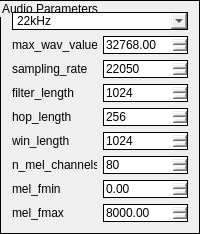
           <widget class="QGroupBox" name="AudioParametersVariable">
            <property name="minimumSize">
             <size>
              <width>200</width>
              <height>0</height>
             </size>
            </property>
            <property name="styleSheet">
             <string notr="true">border: 1px solid black;</string>
            </property>
            <property name="title">
             <string>Audio Parameters</string>
            </property>
            <layout class="QGridLayout" name="gridLayout_4">
             <item row="3" column="0">
              <layout class="QHBoxLayout" name="horizontalLayout_9">
               <item>
                <widget class="QLabel" name="label_8">
                 <property name="minimumSize">
                  <size>
                   <width>85</width>
                   <height>0</height>
                  </size>
                 </property>
                 <property name="maximumSize">
                  <size>
                   <width>85</width>
                   <height>16777215</height>
                  </size>
                 </property>
                 <property name="styleSheet">
                  <string notr="true">border: 0;</string>
                 </property>
                 <property name="text">
                  <string>filter_length</string>
                 </property>
                </widget>
               </item>
               <item>
                <widget class="QSpinBox" name="filter_length">
                 <property name="minimum">
                  <number>743</number>
                 </property>
                 <property name="maximum">
                  <number>1111111111</number>
                 </property>
                 <property name="value">
                  <number>1024</number>
                 </property>
                </widget>
               </item>
              </layout>
             </item>
             <item row="2" column="0">
              <layout class="QHBoxLayout" name="horizontalLayout_8">
               <item>
                <widget class="QLabel" name="label_7">
                 <property name="minimumSize">
                  <size>
                   <width>85</width>
                   <height>0</height>
                  </size>
                 </property>
                 <property name="maximumSize">
                  <size>
                   <width>85</width>
                   <height>16777215</height>
                  </size>
                 </property>
                 <property name="styleSheet">
                  <string notr="true">border: 0;</string>
                 </property>
                 <property name="text">
                  <string>sampling_rate</string>
                 </property>
                </widget>
               </item>
               <item>
                <widget class="QSpinBox" name="sampling_rate">
                 <property name="minimum">
                  <number>16000</number>
                 </property>
                 <property name="maximum">
                  <number>48000</number>
                 </property>
                 <property name="singleStep">
                  <number>50</number>
                 </property>
                 <property name="value">
                  <number>22050</number>
                 </property>
                </widget>
               </item>
              </layout>
             </item>
             <item row="4" column="0">
              <layout class="QHBoxLayout" name="horizontalLayout_10">
               <item>
                <widget class="QLabel" name="label_9">
                 <property name="minimumSize">
                  <size>
                   <width>85</width>
                   <height>0</height>
                  </size>
                 </property>
                 <property name="maximumSize">
                  <size>
                   <width>85</width>
                   <height>16777215</height>
                  </size>
                 </property>
                 <property name="styleSheet">
                  <string notr="true">border: 0;</string>
                 </property>
                 <property name="text">
                  <string>hop_length</string>
                 </property>
                </widget>
               </item>
               <item>
                <widget class="QSpinBox" name="hop_length">
                 <property name="minimum">
                  <number>186</number>
                 </property>
                 <property name="maximum">
                  <number>256</number>
                 </property>
                 <property name="value">
                  <number>256</number>
                 </property>
                </widget>
               </item>
              </layout>
             </item>
             <item row="5" column="0">
              <layout class="QHBoxLayout" name="horizontalLayout_11">
               <item>
                <widget class="QLabel" name="label_10">
                 <property name="minimumSize">
                  <size>
                   <width>85</width>
                   <height>0</height>
                  </size>
                 </property>
                 <property name="maximumSize">
                  <size>
                   <width>85</width>
                   <height>16777215</height>
                  </size>
                 </property>
                 <property name="styleSheet">
                  <string notr="true">border: 0;</string>
                 </property>
                 <property name="text">
                  <string>win_length</string>
                 </property>
                </widget>
               </item>
               <item>
                <widget class="QSpinBox" name="win_length">
                 <property name="minimum">
                  <number>743</number>
                 </property>
                 <property name="maximum">
                  <number>2048</number>
                 </property>
                 <property name="value">
                  <number>1024</number>
                 </property>
                </widget>
               </item>
              </layout>
             </item>
             <item row="6" column="0">
              <layout class="QHBoxLayout" name="horizontalLayout_12">
               <item>
                <widget class="QLabel" name="label_11">
                 <property name="minimumSize">
                  <size>
                   <width>85</width>
                   <height>0</height>
                  </size>
                 </property>
                 <property name="maximumSize">
                  <size>
                   <width>85</width>
                   <height>16777215</height>
                  </size>
                 </property>
                 <property name="styleSheet">
                  <string notr="true">border: 0;</string>
                 </property>
                 <property name="text">
                  <string>n_mel_channels</string>
                 </property>
                </widget>
               </item>
               <item>
                <widget class="QSpinBox" name="n_mel_channels">
                 <property name="value">
                  <number>80</number>
                 </property>
                </widget>
               </item>
              </layout>
             </item>
             <item row="0" column="0">
              <widget class="QComboBox" name="AudioParametersBox">
               <property name="currentIndex">
                <number>1</number>
               </property>
               <item>
                <property name="text">
                 <string>16kHz</string>
                </property>
               </item>
               <item>
                <property name="text">
                 <string>22kHz</string>
                </property>
               </item>
               <item>
                <property name="text">
                 <string>44kHz</string>
                </property>
               </item>
              </widget>
             </item>
             <item row="8" column="0">
              <layout class="QHBoxLayout" name="horizontalLayout_14">
               <item>
                <widget class="QLabel" name="label_13">
                 <property name="minimumSize">
                  <size>
                   <width>85</width>
                   <height>0</height>
                  </size>
                 </property>
                 <property name="maximumSize">
                  <size>
                   <width>85</width>
                   <height>16777215</height>
                  </size>
                 </property>
                 <property name="styleSheet">
                  <string notr="true">border: 0;</string>
                 </property>
                 <property name="text">
                  <string>mel_fmax</string>
                 </property>
                </widget>
               </item>
               <item>
                <widget class="QDoubleSpinBox" name="mel_fmax">
                 <property name="maximum">
                  <double>8000.000000000000000</double>
                 </property>
                 <property name="value">
                  <double>8000.000000000000000</double>
                 </property>
                </widget>
               </item>
              </layout>
             </item>
             <item row="7" column="0">
              <layout class="QHBoxLayout" name="horizontalLayout_13">
               <item>
                <widget class="QLabel" name="label_12">
                 <property name="minimumSize">
                  <size>
                   <width>85</width>
                   <height>0</height>
                  </size>
                 </property>
                 <property name="maximumSize">
                  <size>
                   <width>85</width>
                   <height>16777215</height>
                  </size>
                 </property>
                 <property name="styleSheet">
                  <string notr="true">border: 0;</string>
                 </property>
                 <property name="text">
                  <string>mel_fmin</string>
                 </property>
                </widget>
               </item>
               <item>
                <widget class="QDoubleSpinBox" name="mel_fmin"/>
               </item>
              </layout>
             </item>
             <item row="1" column="0">
              <layout class="QHBoxLayout" name="horizontalLayout_7">
               <item>
                <widget class="QLabel" name="label_6">
                 <property name="minimumSize">
                  <size>
                   <width>85</width>
                   <height>0</height>
                  </size>
                 </property>
                 <property name="maximumSize">
                  <size>
                   <width>85</width>
                   <height>16777215</height>
                  </size>
                 </property>
                 <property name="styleSheet">
                  <string notr="true">border: 0;</string>
                 </property>
                 <property name="text">
                  <string>max_wav_value</string>
                 </property>
                </widget>
               </item>
               <item>
                <widget class="QDoubleSpinBox" name="max_wav_value">
                 <property name="maximum">
                  <double>999999999999999.000000000000000</double>
                 </property>
                 <property name="value">
                  <double>32768.000000000000000</double>
                 </property>
                </widget>
               </item>
              </layout>
             </item>
            </layout>
           </widget>
